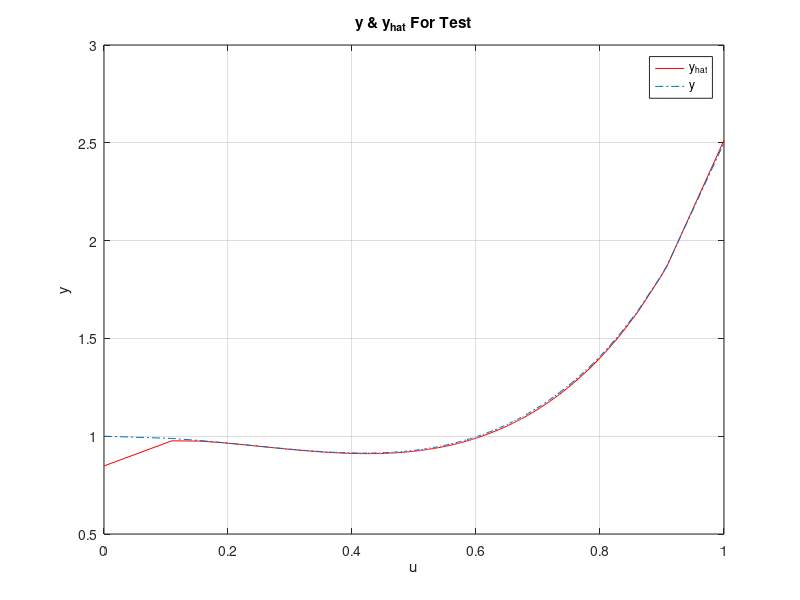
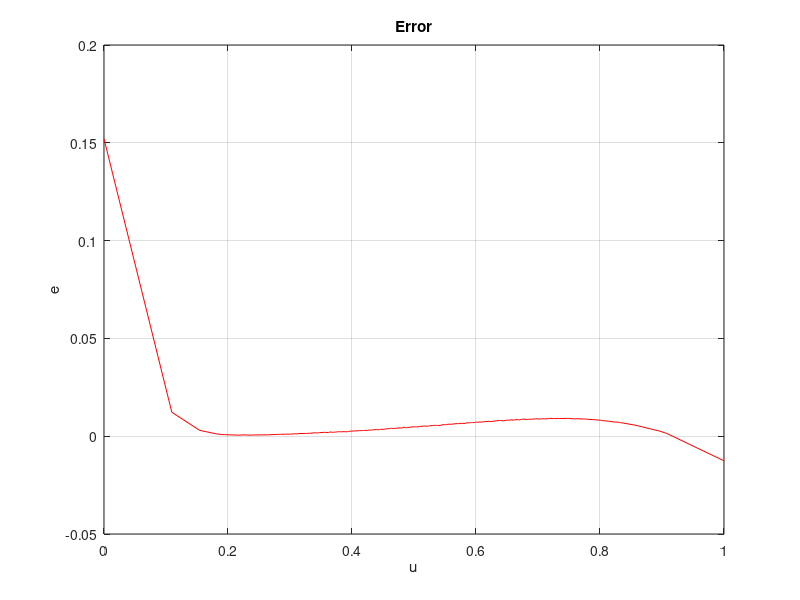

The MATLAB script that drew these images, in order: (Note: this script raises an error after producing the figures.)
clc;clear all;close all;warning off;

W = 1 ;
n = 10 ;
Q = 100 ;
N = 1000 ;
Noise_Eff = 1 ;
Normalize = 1 ;
Noise_Var = 0.0001 ;

%%------------------------ Generating Input ------------------------------
u = normrnd( 0.5 , 0.5/3 , N , 1 ) ;
u = ( u - min(u) ) / ( max(u) - min(u) ) ;

%% ------------------------ Gnerating Noise -------------------------------
Noise =  normrnd( 0 , Noise_Var , N , 1 ) ;

%% --------------------------- Least Square -------------------------------

u_Test = zeros( floor( length( u ) / Q ) * ( Q - ceil( 0.75 * Q ) ) , 1 ) ;
Noise_Test = zeros( floor( length( u ) / Q ) * ( Q - ceil( 0.75 * Q ) ) , 1 ) ;
theta = zeros( n , floor( length( u ) / Q ) ) ;
X = zeros( ceil( 0.75 * Q ) , n ) ;
X_normalize_term = zeros( n , 1 ) ;
Var_Noise_estim = zeros( 1 , floor( length( u ) / Q ) ) ;
for q = 1 : 20
    for i = 1 : floor( length( u ) / Q )
        Start_TR = ( i - 1 ) * Q + 1 ;
        End_TR = Start_TR + ceil( 0.75 * Q ) - 1 ;
        Start_TE = End_TR + 1 ;
        End_TE = i * Q ;

        u_Train = u( Start_TR : End_TR , 1 )  ;

        y_Train = 1 - u_Train.^2 + 3*u_Train.^4 - 1.5*u_Train.^7 + u_Train.^9 + ...
            Noise_Eff * Noise( Start_TR : End_TR , 1 ) ;


        u_Test( ( i - 1 ) * ( Q - ceil( 0.75 * Q ) ) + 1 : i * ( Q - ceil( 0.75 * Q ) ) , : ) = ...
            u( Start_TE : End_TE , 1 ) ;

        Noise_Test( ( i - 1 ) * ( Q - ceil( 0.75 * Q ) ) + 1 : i * ( Q - ceil( 0.75 * Q ) ) , : ) = ...
            Noise( Start_TE : End_TE , 1 ) ;

        for j = 0 : n - 1
            X_normalize_term( j + 1 , 1 ) = 1 * ( ~Normalize ) + norm( u_Train.^j ) * Normalize ;
            X( : , j + 1 ) = u_Train.^j / X_normalize_term( j + 1 , 1 );        
        end

        theta( : , i ) = ( ( X' * W * X  )^-1 * X' * W * y_Train ) ./ X_normalize_term ;

        e_Train = X * theta( : , i ) - y_Train ;
        COV_e( : , : , i ) = cov( e_Train' ) ;

    %     Var_Noise_estim( 1 , i ) = ( e_Train' * W * e_Train ) / ( 0.75 * Q - n ) ;
    end
    W = mean( COV_e )^-1 ;
end

u_Test = sort( u_Test ) ;
y_Test = 1 - u_Test.^2 + 3*u_Test.^4 - 1.5*u_Test.^7 + u_Test.^9 + Noise_Eff * Noise_Test  ;

Theta = mean( theta , 2 ) ;

X_Test = zeros( floor( length( u ) / Q ) * ( Q - ceil( 0.75 * Q ) ) , n ) ;
for j = 0 : n - 1
    X_Test( : , j + 1 ) = u_Test.^j ;
end

y_hat_Test = X_Test * Theta ;

e = y_Test - y_hat_Test ;

J = 1/2 * ( ( e' * e ) ) ;

%% ----------------------- ErrorBars Computation --------------------------

% varN_es = mean( Var_Noise_estim ) ;

% cov_Theta = varN_es * ( X_Test' * W * X_Test + alpha * eye( size( X_Test' * W * X_Test ) ) )^-1 ...
%     * X_Test' * W * W * X_Test * ( X_Test' * W * X_Test + alpha * eye( size( X_Test' * W * X_Test ) ) )^-1 ;

cov_Theta = cov(theta');
cov_y = X_Test * cov_Theta * X_Test' ;

max_bar = y_hat_Test + sqrt( ( diag( cov_y ) ) ) ;
min_bar = y_hat_Test - sqrt( ( diag( cov_y ) ) ) ;


%% -------------------------Table Of Results------------------------------

fprintf('\n  Least Square Results :\n\n')
fprintf('    Parameter       Real Value   Estimated Value\n'  )
fprintf('      Theta0         % 1.4f        % 1.4f\n',Theta(1) , 1 )
fprintf('      Theta1         % 1.4f        % 1.4f\n',Theta(2) , 0 )
fprintf('      Theta2         % 1.4f        % 1.4f\n',Theta(3) , -1 )
fprintf('      Theta3         % 1.4f        % 1.4f\n',Theta(4) , 0 )
fprintf('      Theta4         % 1.4f        % 1.4f\n',Theta(5) , 3 )
fprintf('      Theta5         % 1.4f        % 1.4f\n',Theta(6) , 0 )
fprintf('      Theta6         % 1.4f        % 1.4f\n',Theta(7) , 0 )
fprintf('      Theta7         % 1.4f        % 1.4f\n',Theta(8) , -1.5 )
fprintf('      Theta8         % 1.4f        % 1.4f\n',Theta(9) , 0 )
fprintf('      Theta9         % 1.4f        % 1.4f\n',Theta(10), 1 )
fprintf('\n\n     Parameter           Value\n'  )
fprintf('        J            % 1.8f  \n'  ,    J     )


%% -------------------------Ploting Results-------------------------------
% hist_sec = -0.4:0.05:1.4;
% hist(u,hist_sec) ;
% title('Input Histogram') ;
% ylabel('Count Of Elements') ;
% xlabel('Elements Value') ;
% 
% figure
% plot(u)
% title('Input') ;
% xlabel('Number Of Element') ;
% ylabel('Elements Value') ;
% 
% figure
% plot(Noise)
% title('Noise') ;
% xlabel('Number Of Element') ;
% ylabel('Elements Value') ;

figure
plot( u_Test , y_hat_Test , 'r' )
hold on
plot( u_Test , y_Test , '-.' )
grid on
xlabel( 'u' )
ylabel( 'y' )
title( 'y & y_h_a_t For Test' )
legend( 'y_h_a_t' , 'y' ) ;

figure
plot( u_Test , e , 'r' )
grid on
xlabel( 'u' )
ylabel( 'e' )
title( 'Error' )

figure
crosscorr( e , e )
title( 'Cross Correlation Of Error' )


figure
plot( u_Test , y_hat_Test , 'k' )
hold on
plot( u_Test , y_Test , ' y ' )
hold on
plot( u_Test , max_bar , 'g--' )
plot( u_Test, min_bar , 'r--' )
grid on
xlabel( 'u' )
ylabel( 'y' )
title( 'Errorbars' )